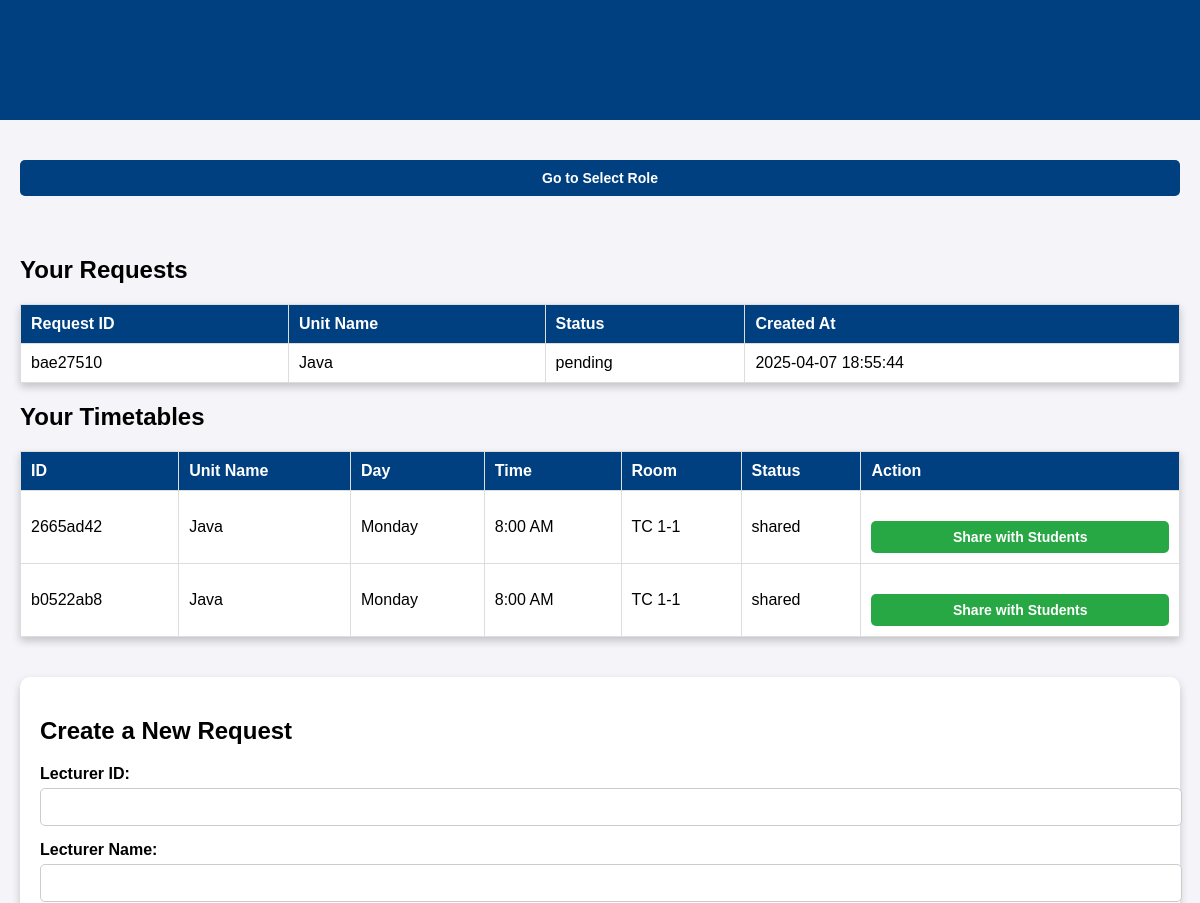
Page /dashboard/lecturer/1 (upper part) on the earlier database version.
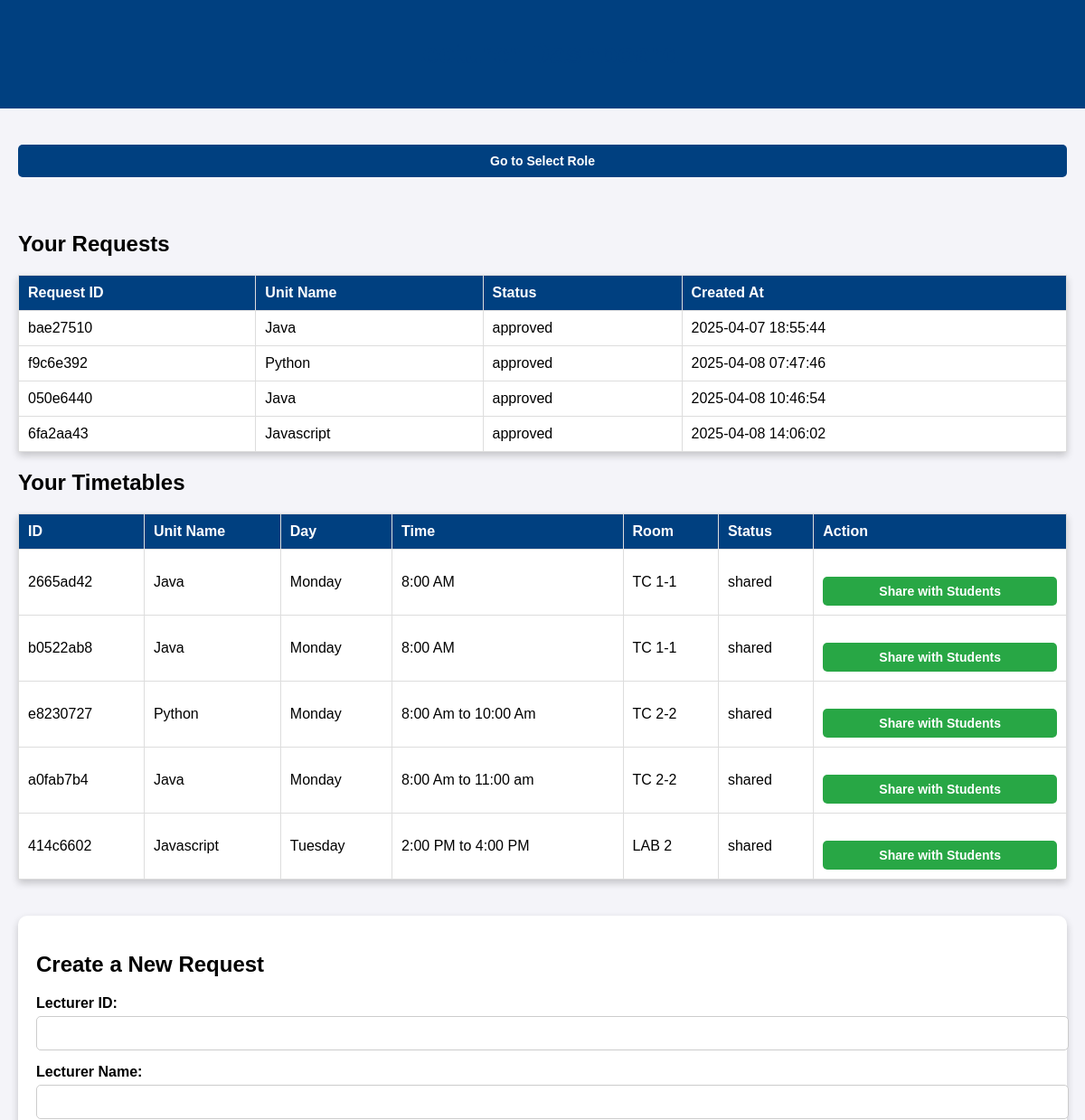
Same page on the later database version.
### tables this page shows
CREATE TABLE timetable_requests (
                id TEXT PRIMARY KEY,
                lecturer_id INTEGER NOT NULL,
                lecturer_name STRING NOT NULL,
                course_id INTEGER,
                unit_name TEXT NOT NULL,
                room_available TEXT NOT NULL DEFAULT 'Unknown',
                student_count INTEGER NOT NULL,
                preferred_days TEXT,
                preferred_times TEXT,
                additional_notes TEXT,
                status TEXT DEFAULT 'pending',
                created_at TEXT DEFAULT CURRENT_TIMESTAMP,
                timetable_id STRING,
                FOREIGN KEY(lecturer_id) REFERENCES users(id)
            );

CREATE TABLE timetables (
                id TEXT PRIMARY KEY,
                lecturer_id TEXT NOT NULL,
                unit_name TEXT NOT NULL,
                lecturer_name TEXT NOT NULL,
                request_id TEXT NOT NULL,
                day TEXT,
                time TEXT,
                room TEXT NOT NULL DEFAULT 'Unknown',
                student_count INTEGER NOT NULL,
                status TEXT DEFAULT 'draft',
                created_at TEXT DEFAULT CURRENT_TIMESTAMP,
                modified_at TEXT DEFAULT CURRENT_TIMESTAMP
            );

### app.py (the view)
@app.route('/dashboard/lecturer/<lecturer_id>')
def lecturer_dashboard(lecturer_id):
    with get_db_connection() as conn:
        timetables = conn.execute('''
            SELECT id, unit_name, day, time, room, status
            FROM timetables
            WHERE lecturer_id = ? AND status IN ('sent', 'shared', 'draft')
        ''', (lecturer_id,)).fetchall()
        requests = conn.execute('''
            SELECT id, unit_name, status, created_at
            FROM timetable_requests
            WHERE lecturer_id = ?
        ''', (lecturer_id,)).fetchall()
    return render_template('lecturer_dashboard.html', timetables=timetables, requests=requests)

### app.py (called while the page is built)
def get_db_connection():
    conn = sqlite3.connect('projo.db')  # Ensure this matches your database file
    conn.row_factory = sqlite3.Row  # Allows accessing columns by name
    return conn

### templates/lecturer_dashboard.html (shortened to what this page needs)
<!DOCTYPE html>
<html lang="en">
<head>
</head>
<body>
    <header>
        <h1>Lecturer Dashboard</h1>
    </header>
    <form action="/select-role" method="GET" style="text-align: right; margin: 20px;">
        <button type="submit" class="role-btn">Go to Select Role</button>
    </form>
    <main>
        <h2>Your Requests</h2>
        <table>
            <tr>
                <th>Request ID</th>
                <th>Unit Name</th>
                <th>Status</th>
                <th>Created At</th>
            </tr>
            {% for request in requests %}
            <tr>
                <td>{{ request.id }}</td>
                <td>{{ request.unit_name }}</td>
                <td>{{ request.status }}</td>
                <td>{{ request.created_at }}</td>
            </tr>
            {% endfor %}
        </table>
        <h2>Your Timetables</h2>
        <table>
            <tr>
                <th>ID</th>
                <th>Unit Name</th>
                <th>Day</th>
                <th>Time</th>
                <th>Room</th>
                <th>Status</th>
                <th>Action</th>
            </tr>
            {% for timetable in timetables %}
            <tr>
                <td>{{ timetable.id }}</td>
                <td>{{ timetable.unit_name }}</td>
                <td>{{ timetable.day }}</td>
                <td>{{ timetable.time }}</td>
                <td>{{ timetable.room }}</td>
                <td>{{ timetable.status }}</td>
                <td>
                    <form method="POST" action="/timetable/share/{{ timetable.id }}" style="display: inline;">
                        <button type="submit" class="share-btn">Share with Students</button>
                    </form>
                </td>
            </tr>
            {% endfor %}
        </table>
        <div class="form-container">
            <h2>Create a New Request</h2>
            <form method="POST" action="/request/create">
                <label for="lecturer_id">Lecturer ID:</label>
                <input type="text" id="lecturer_id" name="lecturer_id" required>
                <label for="lecturer_name">Lecturer Name:</label>
                <input type="text" id="lecturer_name" name="lecturer_name" required>
            </form>
        </div>
    </main>
</body>
</html>

Differences in the rows shown:
changed timetable_requests "bae27510": status "pending" → "approved"
added timetable_requests: id "f9c6e392", unit_name "Python", status "approved", created_at "2025-04-08 07:47:46"
added timetable_requests: id "050e6440", unit_name "Java", status "approved", created_at "2025-04-08 10:46:54"
added timetable_requests: id "6fa2aa43", unit_name "Javascript", status "approved", created_at "2025-04-08 14:06:02"
added timetables: id "e8230727", unit_name "Python", day "Monday", time "8:00 Am to 10:00 Am", room "TC 2-2", status "shared"
added timetables: id "a0fab7b4", unit_name "Java", day "Monday", time "8:00 Am to 11:00 am", room "TC 2-2", status "shared"
added timetables: id "414c6602", unit_name "Javascript", day "Tuesday", time "2:00 PM to 4:00 PM", room "LAB 2", status "shared"
